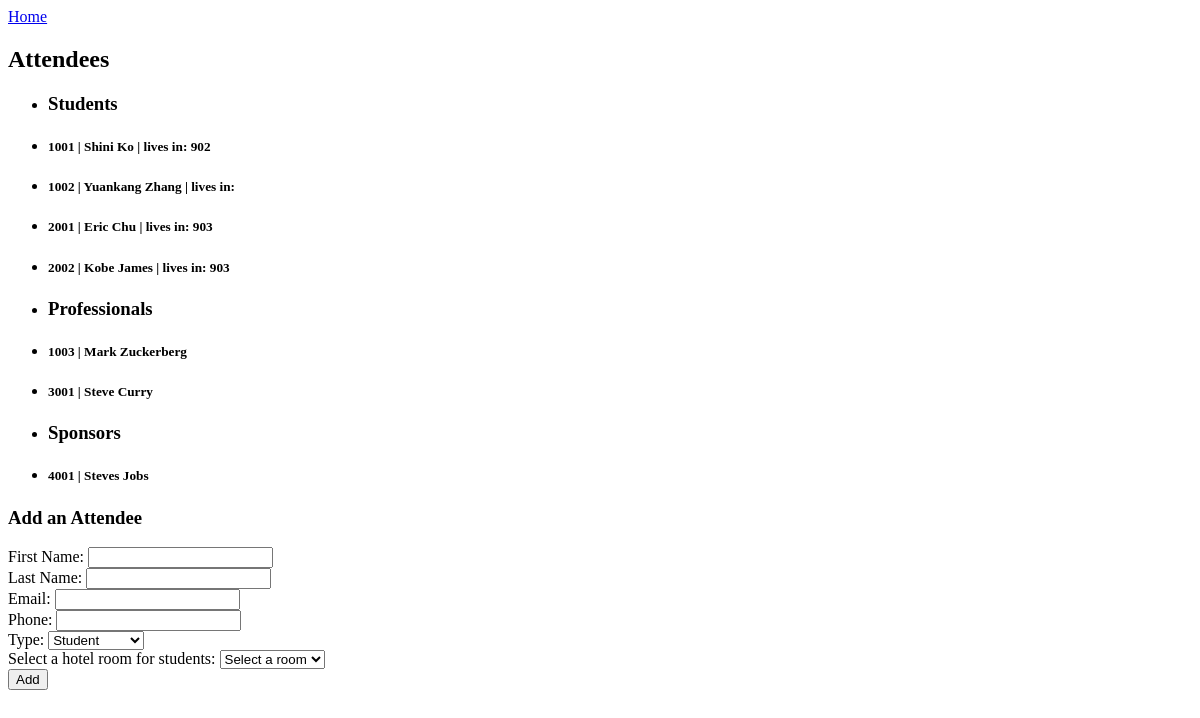
/real_project/attendees.php, run on an earlier commit of the app's database.
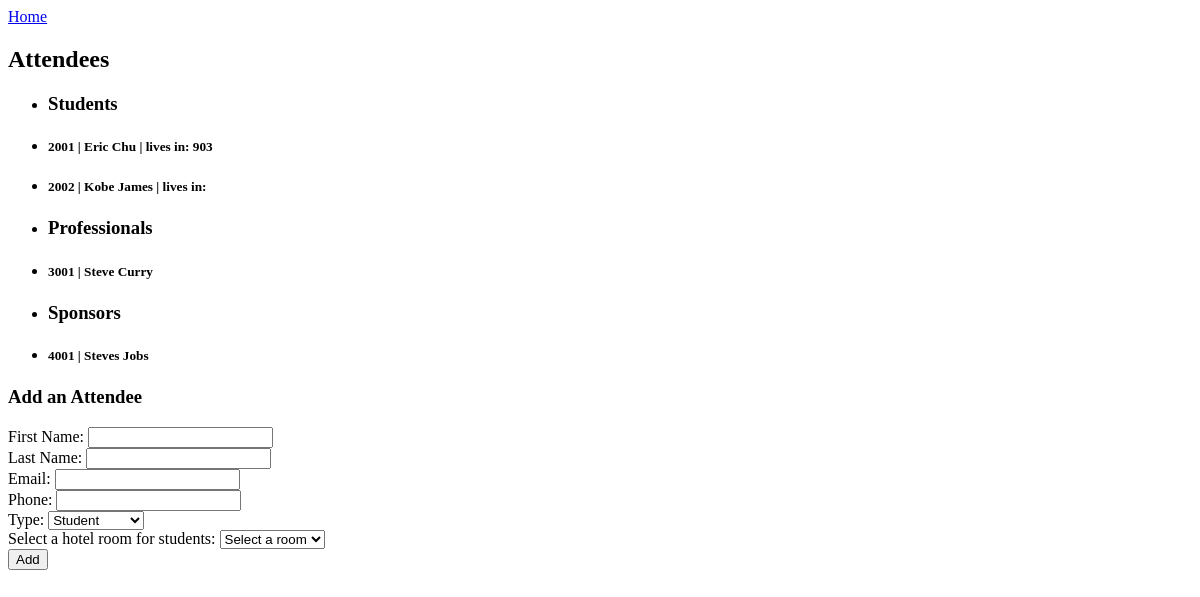
And on a later commit of the database.
### tables this page shows
CREATE TABLE Attendee(
	attendee_id INTEGER NOT NULL,
	attendee_first_name VARCHAR(50) NOT NULL,
	attendee_last_name VARCHAR(50) NOT NULL,
	attendee_type ENUM('student', 'professional', 'sponsor'),
	rate ENUM('$50', '$100', 'Free'),
	email VARCHAR(100) NOT NULL,
	phone VARCHAR(100), 
	company_name  VARCHAR(100),
	speak_at VARCHAR(50),
	live_in VARCHAR(50),
	PRIMARY KEY(
		attendee_id
	),
	FOREIGN KEY(
		company_name
	) REFERENCES Sponsor_company(
		company_name
	),
	FOREIGN KEY(
		speak_at
	) REFERENCES Sessions(
		session_name
	),
	FOREIGN KEY(
		live_in
	) REFERENCES Rooms(
		room_id
	)
);

### real_project/attendees.php (the view, shortened to what this page needs)
<?php
include("nav.php");
?>
<h2>Attendees</h2>
<?php
        $pdo = new PDO('mysql:host=localhost;dbname=conference', "root", "");
        $students_sql = "Select * from Attendee where attendee_type='student' ";
        $students = $pdo->prepare($students_sql);
        $students->execute();
        $professionals_sql = "Select * from Attendee where attendee_type='professional' ";
        $professionals = $pdo->prepare($professionals_sql);
        $professionals->execute();
        $sponsors_sql = "Select * from Attendee where attendee_type='sponsor' ";
        $sponsors = $pdo->prepare($sponsors_sql);
        $sponsors->execute();
        ?>
<div>
    <ul>
        <li><h3>Students</h3></li>
        <?php
        foreach($students as $student){
            echo "<li><h5>$student[0]   | $student[1]    $student[2]     | lives in: ".$student["live_in"]."<h5></li>";
        }
        ?>
        <li><h3>Professionals</h3></li>
        <?php
        foreach($professionals as $professional){
            echo "<li><h5>$professional[0]   | $professional[1]    $professional[2] <h5></li>";
        }
        ?>
        <li><h3>Sponsors</h3></li>
        <?php
        foreach($sponsors as $sponsor){
            echo "<li><h5>$sponsor[0]   | $sponsor[1]    $sponsor[2]  <h5></li>";
        }
        ?>
    </ul>
</div>
<div>
<h3> Add an Attendee </h3>
	<form action="<?php echo $_SERVER['PHP_SELF'];?>" method="post">
		<label>First Name:</label>
        <input type="text" name="firstname"><br>
        <label>Last Name:</label>
        <input type="text" name="lastname"><br>
        <label>Email:</label>
        <input type="text" name="email"><br>
        <label>Phone:</label>
        <input type="text" name="phone"><br>
        <label>Type:</label>
		<select name='type'>
			<option value = 'student' selected = 'selected'>Student</option>
        </select><br>
        <label>Select a hotel room for students:</label>
        <select name='room'>
			<option value = '-1' selected = 'selected'>Select a room</option>
        </select><br>
		<input type="submit" name="submit" value="Add">
	</form>
</div>
</body>
</html>

What changed in the data, as far as the page shows it:
no longer on this page (row edited): attendee: attendee_id "1001", attendee_first_name "Shini", attendee_last_name "Ko", live_in "902", shown under "Students"
no longer on this page (row edited): attendee: attendee_id "1002", attendee_first_name "Yuankang", attendee_last_name "Zhang", shown under "Students"
no longer on this page (row edited): attendee: attendee_id "1003", attendee_first_name "Mark", attendee_last_name "Zuckerberg", shown under "Professionals"
changed attendee "Kobe": live_in "903" → (not shown)
